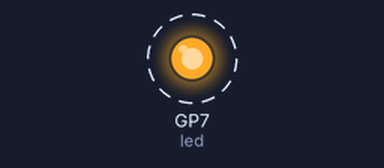
Bench run of a program on a simulated Raspberry Pi Pico running MicroPython. Parts: output pins drawn as LEDs (lit = HIGH). Dashed ring = blinking.

Above: at 0.2 s.
Timing chart, 0 to 3.0 s (numbered marks = the images above):
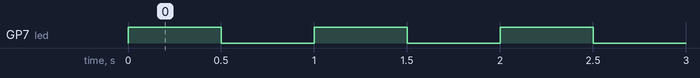

Measured:
- by itself, GP7 (led): alternates HIGH for 0.50 s and LOW for 0.50 s

The program:

blink.py
```python
from machine import Pin #to access the hardware on the pico
import utime #time library
led = Pin(7,Pin.OUT)#initialize digital pin 7 as an output for LED
while True: #while loop
    led.toggle()# LED on&off status
    utime.sleep(0.5)#wait for a half second
```
